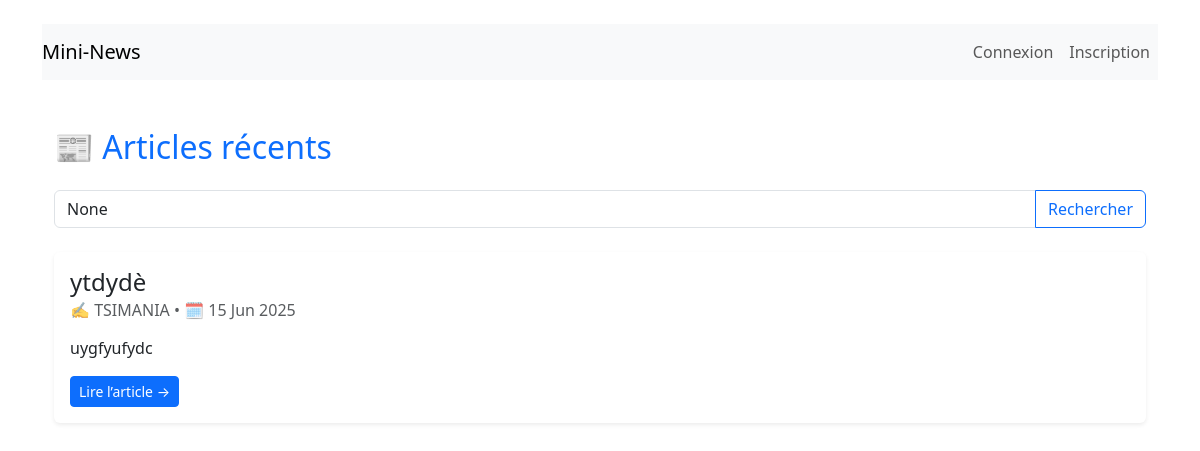
The page / on the database its author committed.
### blog/models.py (models this page shows, shortened)
class Post(models.Model):
    title = models.CharField(max_length=200)
    content = models.TextField()
    author = models.ForeignKey(User, on_delete=models.CASCADE)
    category = models.ForeignKey(Category, on_delete=models.SET_NULL, null=True)
    created_at = models.DateTimeField(auto_now_add=True)

### blog/views.py (the view)
# urls.py: path('', views.home, name='home'),
def home(request):
    query = request.GET.get('q')
    if query:
        posts = Post.objects.filter(title__icontains=query)
    else:
        posts = Post.objects.all().order_by('-created_at')
    return render(request, 'blog/home.html', {'posts': posts, 'query': query})

### blog/templates/blog/home.html (shortened to what this page needs)
{% extends 'blog/base.html' %}
{% block content %}
<div class="container py-4">
    <h2 class="mb-4 text-primary">📰 Articles récents</h2>
    <form method="get" class="mb-4">
        <div class="input-group">
            <input type="text" name="q" placeholder="Rechercher un article..." class="form-control" value="{{ query }}">
            <button class="btn btn-outline-primary" type="submit">Rechercher</button>
        </div>
    </form>
    {% for post in posts %}
        <div class="card mb-4 shadow-sm border-0">
            <div class="card-body">
                <h4 class="card-title text-dark">{{ post.title }}</h4>
                <h6 class="card-subtitle mb-2 text-muted">
                    ✍️ {{ post.author.username }} • 🗓️ {{ post.created_at|date:"d M Y" }}
                </h6>
                <p class="card-text mt-3">{{ post.content|truncatewords:30 }}</p>
                <a href="{% url 'post_detail' post.pk %}" class="btn btn-sm btn-primary">Lire l’article →</a>
            </div>
        </div>
    {% empty %}
        <div class="alert alert-info">Aucun article publié pour le moment.</div>
    {% endfor %}
</div>
{% endblock %}

### rows shown on the page
Post: title "ytdydè", author.username "TSIMANIA", created_at "15 Jun 2025", content "uygfyufydc"
